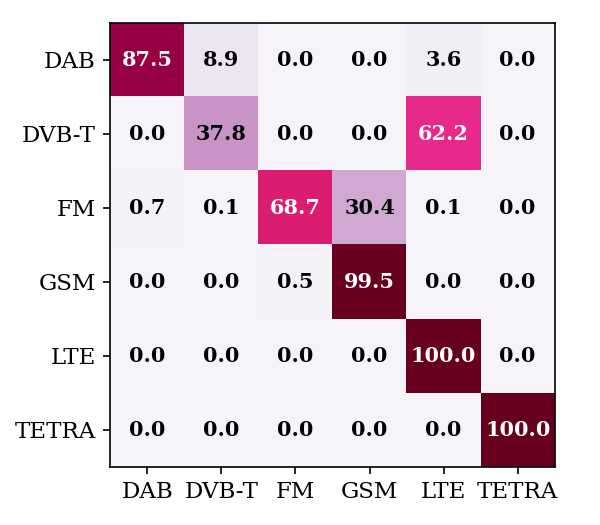

Write the Python code that produced this figure.
import numpy as np
import matplotlib.pyplot as plt
import matplotlib
matplotlib.use('Agg')
matplotlib.rcParams['font.family'] = 'serif'

labels = ['DAB', 'DVB-T', 'FM', 'GSM', 'LTE', 'TETRA']
cm = np.array([
    [49,  5,   0,   0,  2,  0],
    [ 0, 17,   0,   0, 28,  0],
    [ 5,  1, 493, 218,  1,  0],
    [ 0,  0,   1, 188,  0,  0],
    [ 0,  0,   0,   0,  3,  0],
    [ 0,  0,   0,   0,  0,  2],
], dtype=float)

row_sums = cm.sum(axis=1, keepdims=True)
cm_pct = (cm / row_sums) * 100

fig, ax = plt.subplots(figsize=(4, 3.5))

im = ax.imshow(cm_pct, cmap='PuRd', vmin=0, vmax=100)

ax.set_xticks(range(len(labels)))
ax.set_yticks(range(len(labels)))
ax.set_xticklabels(labels, fontsize=11)
ax.set_yticklabels(labels, fontsize=11)
ax.set_xlabel('')
ax.set_ylabel('')

for i in range(len(labels)):
    for j in range(len(labels)):
        val = cm_pct[i, j]
        color = 'white' if val > 50 else 'black'
        ax.text(j, i, f'{val:.1f}', ha='center', va='center',
                fontsize=10, color=color, fontweight='bold')

plt.tight_layout()
plt.savefig('/home/jovyan/work/project/confusion_matrix_72_v2.png', dpi=150, facecolor='white')
print('Saved: confusion_matrix_72_v2.png')
